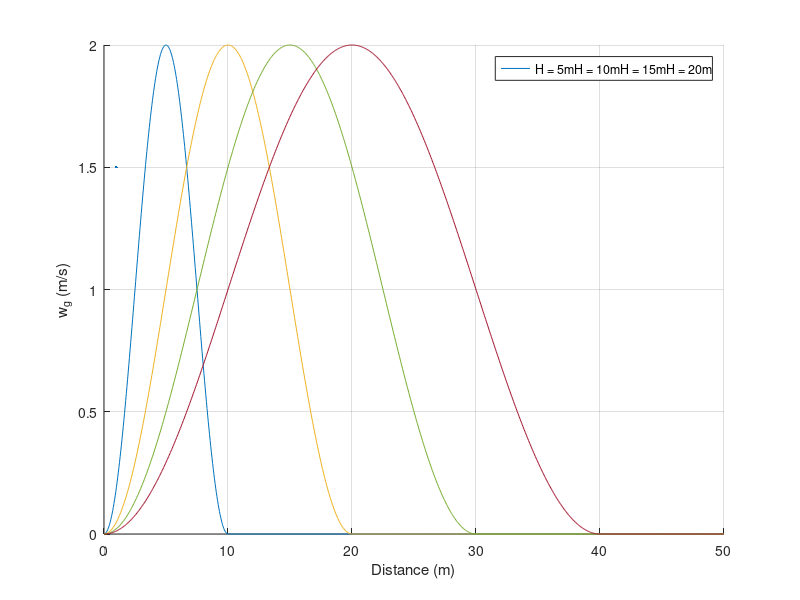

MATLAB code for this plot:
close all;
clear all;
clc;

t = linspace(0,5,1000);
s = 10*t;
Uds = 0.2*10;

%% Gust 5
H = 5;
gust5 = Uds/2*(1-cos(pi*s/H));
gust5(2*H/10*200:end) = 0;

%% Gust 10
H = 10;
gust10 = Uds/2*(1-cos(pi*s/H));
gust10(2*H/10*200:end) = 0;

%% Gust 15
H = 15;
gust15 = Uds/2*(1-cos(pi*s/H));
gust15(2*H/10*200:end) = 0;

%% Gust 20
H = 20;
gust20 = Uds/2*(1-cos(pi*s/H));
gust20(2*H/10*200:end) = 0;


%% Plot
figure()
hold on;
plot(s,gust5, LineWidth=1.5)
plot(s,gust10, LineWidth=1.5)
plot(s,gust15, LineWidth=1.5)
plot(s,gust20, LineWidth=1.5)

grid on;
xlabel("Distance (m)")
ylabel("w_g (m/s)")
legend(["H = 5m" "H = 10m" "H = 15m" "H = 20m"])
